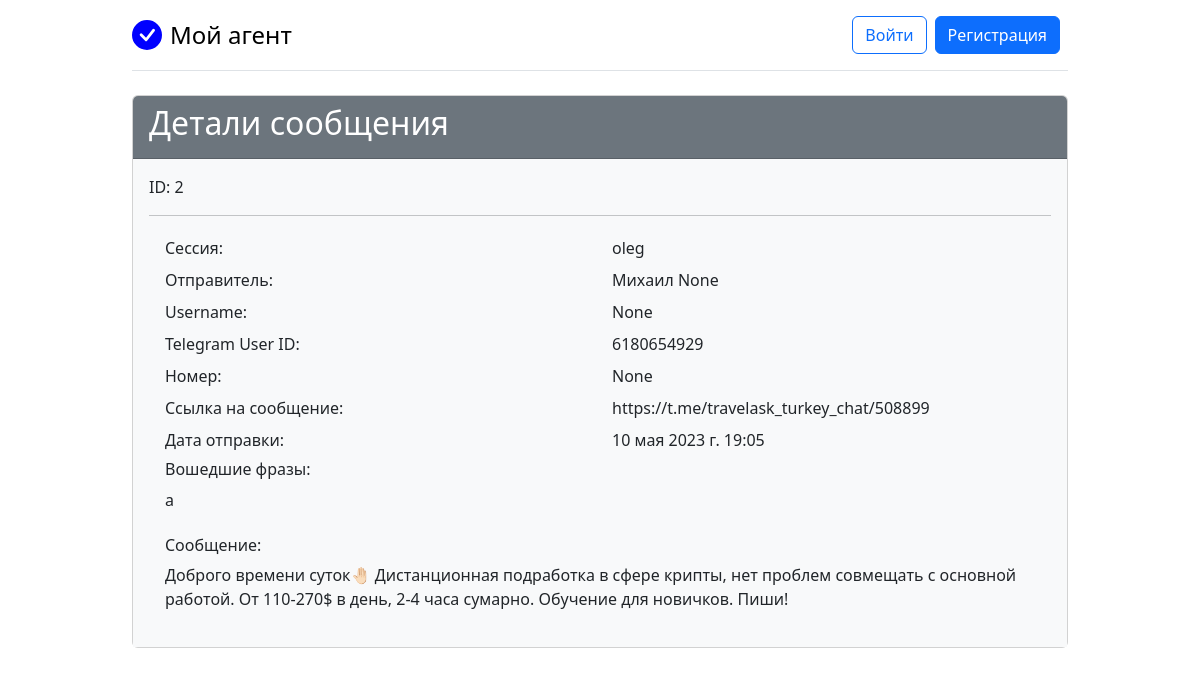
Screenshot of /tables/msg_detail/2/ with the database file from the repository.
### web_app/tables/models.py (models this page shows, shortened)
class ChatMessage(models.Model):
    phrase = models.CharField(max_length=200)
    message = models.TextField()
    url_message = models.CharField(max_length=200)
    first_name = models.CharField(max_length=120, null=True)
    last_name = models.CharField(max_length=120, null=True)
    tg_user_id = models.IntegerField()
    username = models.CharField(max_length=100, null=True)
    phone = models.CharField(max_length=100, null=True)
    session = models.CharField(max_length=40)
    created_at = models.DateTimeField()
    class Meta:
        verbose_name = 'Сообщение из чата'
        verbose_name_plural = 'Сообщения из чатов'

### web_app/tables/views.py (the view)
# urls.py: path('msg_detail/<int:msg_id>/', views.msg_detail, name='msg_detail'),
def msg_detail(request, msg_id):
    message = ChatMessage.objects.get(pk=msg_id)
    context = {'message': message, 'title': 'Детали сообщения'}
    return render(request, 'msg/msg_detail.html', context)

### web_app/templates/msg/msg_detail.html
{% extends 'base.html' %}
{% load bootstrap4 %}
{% block content %}
  <div class="card">
    <div class="card-header bg-secondary text-white">
      <h2>Детали сообщения</h2>
    </div>
    <div class="card-body bg-light">
      <p>ID: {{ message.pk }}</p>
      <hr>
      <div class="container">
        <div class="row p-1">
          <div class="col">Сессия:</div>
          <div class="col">{{ message.session }}</div>
        </div>
        <div class="row p-1">
          <div class="col">Отправитель:</div>
          <div class="col">{{ message.first_name }} {{message.last_name}}</div>
        </div>
        <div class="row p-1">
          <div class="col">Username:</div>
          <div class="col">{{ message.username }}</div>
        </div>
        <div class="row p-1">
          <div class="col">Telegram User ID:</div>
          <div class="col">{{ message.tg_user_id }}</div>
        </div>
        <div class="row p-1">
          <div class="col">Номер:</div>
          <div class="col">{{ message.phone }}</div>
        </div>
        <div class="row p-1">
          <div class="col">Ссылка на сообщение:</div>
          <div class="col">{{ message.url_message }}</div>
        </div>
        <div class="row p-1">
          <div class="col">Дата отправки:</div>
          <div class="col">{{ message.created_at }}</div>
        </div>
        <div class="row p-1">
          <div class="col">
            <h6>Вошедшие фразы:</h6>
            <p>{{ message.phrase }}</p>
          </div>
        </div>
        <div class="row p-1">
          <div class="col">
            <h6>Сообщение:</h6>
            <p>{{ message.message }}</p>
          </div>
        </div>
      </div>
    </div>
  </div>
{% endblock %}

### static/pricing.css (style rules this page uses)
body { background-image: linear-gradient(180deg, var(--bs-body-secondary-bg), var(--bs-body-bg) 100px, var(--bs-body-bg)); }
.container { max-width: 960px; }

### rows the page displays
ChatMessage: pk "2", session "oleg", first_name "Михаил", last_name "None", username "None", tg_user_id "6180654929", phone "None", url_message "https://t.me/travelask_turkey_chat/508899", created_at "10 мая 2023 г. 19:05", phrase "а", message "Доброго времени суток🤚🏻 Дистанционная подработка в сфере крипты, нет проблем совмещать с основной работой. От 110-270$ в день, 2-4 часа сумарно. Обучение для новичков. Пиши!"
